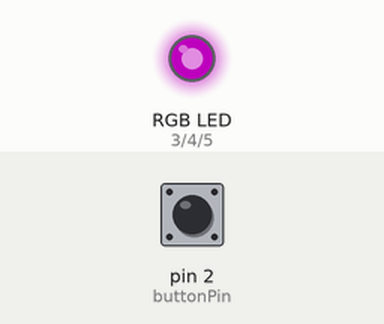
This sketch was run on a simulated Arduino Uno, built with avr-gcc and run on an emulated ATmega328P. Shown: an RGB LED mixed from three pins (HIGH = lit). The test bench sets the inputs (shaded band); at power-on: pin 2 (buttonPin) HIGH. Dim RGB values are drawn brighter than linear; random numbers use the default seed unless the sketch sets one.

Above: at 1.2 s.
1.3 s: pin 2 (buttonPin) pulled LOW for 0.15 s
At 1.67 s:
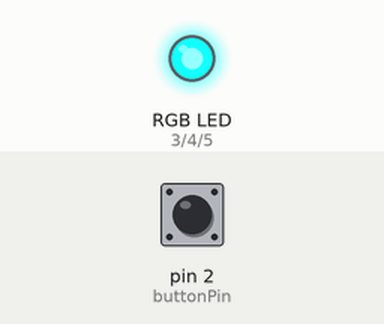
4.3 s: pin 2 (buttonPin) pulsed LOW 5 times (0.12 s each, 0.3 s apart)
At 4.67 s:
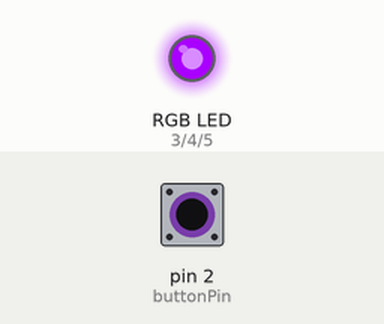
At 5.55 s:
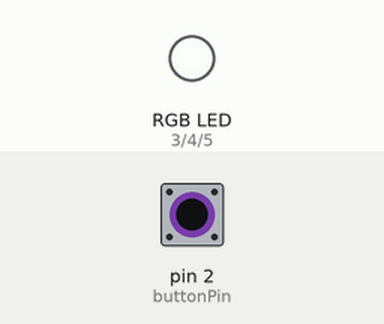
8.7 s: pin 2 (buttonPin) pulled LOW for 1 s
At 9.19 s:
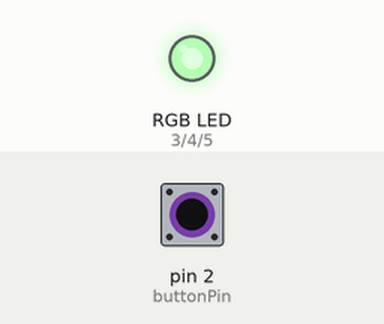
11.7 s: pin 2 (buttonPin) pulled LOW for 0.15 s
14.8 s: pin 2 (buttonPin) pulsed LOW 2 times (0.12 s each, 0.3 s apart)
18.4 s: pin 2 (buttonPin) pulled LOW for 3.2 s
Timing chart, 0 to 24.1 s (numbered marks = the images above; inputs shaded):
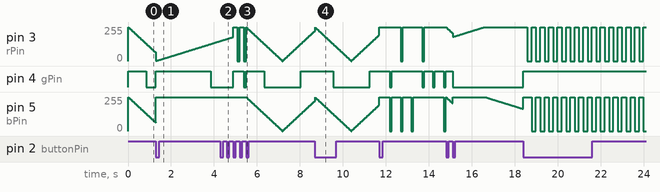

The sketch:

WH3.ino
```cpp
const int buttonPin = 2;
const int rPin = 3;
const int gPin = 4;
const int bPin = 5;


int currentEffect = 0;
unsigned long previousTime = 0;
unsigned long effectTime = 0;
bool buttonPressed = false;


int breatheBrightness = 0;
int breatheDirection = 1;
int rainbowColor = 0;
int sparkleCounter = 0;
bool blinkState = false;

void setup() {
  pinMode(buttonPin, INPUT_PULLUP);
  pinMode(rPin, OUTPUT);
  pinMode(gPin, OUTPUT);
  pinMode(bPin, OUTPUT);
  randomSeed(analogRead(A0));
}

void loop() {
  int buttonState = digitalRead(buttonPin);
  unsigned long currentTime = millis();


  if (buttonState == LOW && !buttonPressed) {
    currentEffect = random(0, 5);
    buttonPressed = true;
    resetEffect();
  }

  if (buttonState == HIGH && buttonPressed) {
    buttonPressed = false;
  }


  switch(currentEffect) {
    case 0:
      breathingEffect(currentTime);
      break;
    case 1:
      rainbowEffect(currentTime);
      break;
    case 2:
      sparkleEffect(currentTime);
      break;
    case 3:
      policeEffect(currentTime);
      break;
    case 4:
      waveEffect(currentTime);
      break;
  }
}

void resetEffect() {

  breatheBrightness = 0;
  breatheDirection = 1;
  rainbowColor = 0;
  sparkleCounter = 0;
  blinkState = false;
  setColor(HIGH, HIGH, HIGH);
}


void breathingEffect(unsigned long currentTime) {
  if (currentTime - effectTime >= 20) {
    effectTime = currentTime;

    breatheBrightness += breatheDirection * 3;

    if (breatheBrightness >= 255) {
      breatheBrightness = 255;
      breatheDirection = -1;
    } else if (breatheBrightness <= 0) {
      breatheBrightness = 0;
      breatheDirection = 1;
    }


    analogWrite(rPin, 255 - breatheBrightness);
    analogWrite(gPin, 255 - breatheBrightness);
    analogWrite(bPin, 255 - breatheBrightness);
  }
}


void rainbowEffect(unsigned long currentTime) {
  if (currentTime - effectTime >= 300) {
    effectTime = currentTime;

    rainbowColor = (rainbowColor + 1) % 6;

    switch(rainbowColor) {
      case 0: setColor(LOW, HIGH, HIGH); break;
      case 1: setColor(LOW, LOW, HIGH); break;
      case 2: setColor(HIGH, LOW, HIGH); break;
      case 3: setColor(HIGH, LOW, LOW); break;
      case 4: setColor(HIGH, HIGH, LOW); break;
      case 5: setColor(LOW, HIGH, LOW); break;
    }
  }
}


void sparkleEffect(unsigned long currentTime) {
  if (currentTime - effectTime >= 100) {
    effectTime = currentTime;

    sparkleCounter++;
    if (sparkleCounter >= 5) {
      sparkleCounter = 0;
      int randomColor = random(0, 6);

      switch(randomColor) {
        case 0: setColor(LOW, HIGH, HIGH); break;
        case 1: setColor(HIGH, LOW, HIGH); break;
        case 2: setColor(HIGH, HIGH, LOW); break;
        case 3: setColor(LOW, LOW, HIGH); break;
        case 4: setColor(LOW, HIGH, LOW); break;
        case 5: setColor(HIGH, LOW, LOW); break;
      }
    } else {
      setColor(HIGH, HIGH, HIGH);
    }
  }
}


void policeEffect(unsigned long currentTime) {
  if (currentTime - effectTime >= 200) {
    effectTime = currentTime;
    blinkState = !blinkState;

    if (blinkState) {
      setColor(LOW, HIGH, HIGH);
    } else {
      setColor(HIGH, HIGH, LOW);
    }
  }
}


void waveEffect(unsigned long currentTime) {
  if (currentTime - effectTime >= 20) {
    effectTime = currentTime;

    static int wavePosition = 0;
    wavePosition = (wavePosition + 1) % 768;

    int r, g, b;


    if (wavePosition < 256) {
      r = 255 - wavePosition;
      g = wavePosition;
      b = 0;
    } else if (wavePosition < 512) {
      r = 0;
      g = 255 - (wavePosition - 256);
      b = wavePosition - 256;
    } else {
      r = wavePosition - 512;
      g = 0;
      b = 255 - (wavePosition - 512);
    }


    analogWrite(rPin, 255 - r);
    analogWrite(gPin, 255 - g);
    analogWrite(bPin, 255 - b);
  }
}


void setColor(int red, int green, int blue) {
  digitalWrite(rPin, red);
  digitalWrite(gPin, green);
  digitalWrite(bPin, blue);
}
```

Measured:
- after the input at 4.3 s, pin 4 (gPin): goes HIGH 0.48 s, LOW 0.12 s, HIGH 0.84 s, LOW 1.7 s, then HIGH, starting after 0.60 s
- by itself, pin 3 (rPin): alternates 255/255 for 0.20 s and 0/255 for 0.20 s
- by itself, pin 5 (bPin): repeats every 0.40 s: 0/255 0.20 s, 255/255 0.20 s
